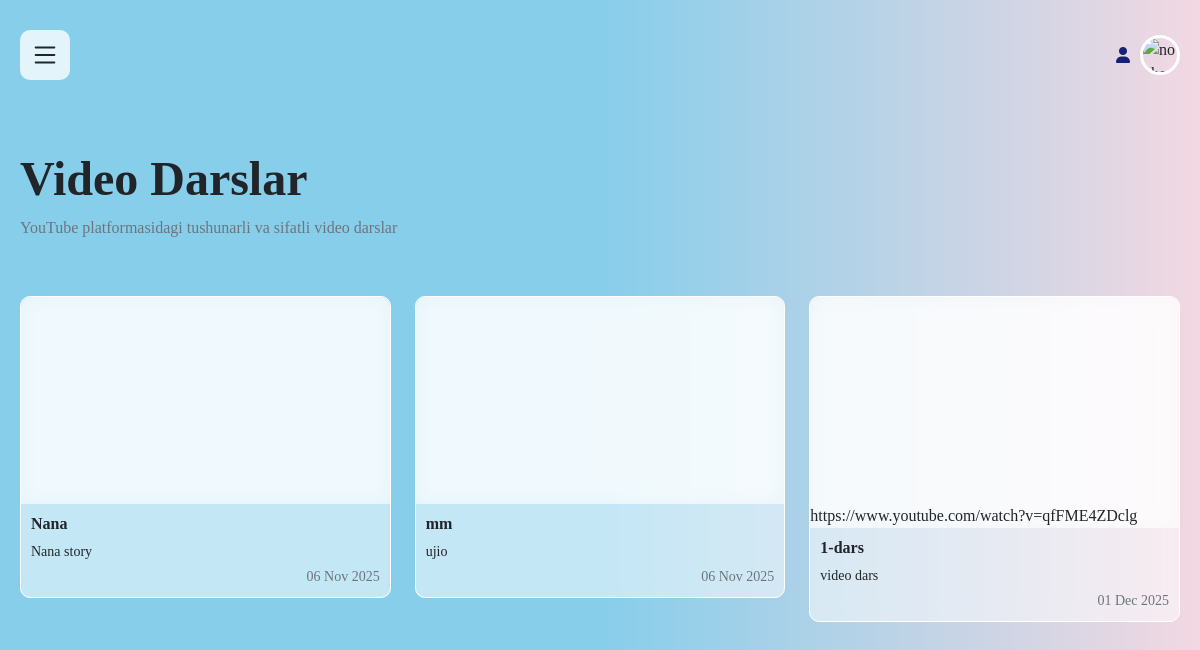
The app's page /videos/, older data.
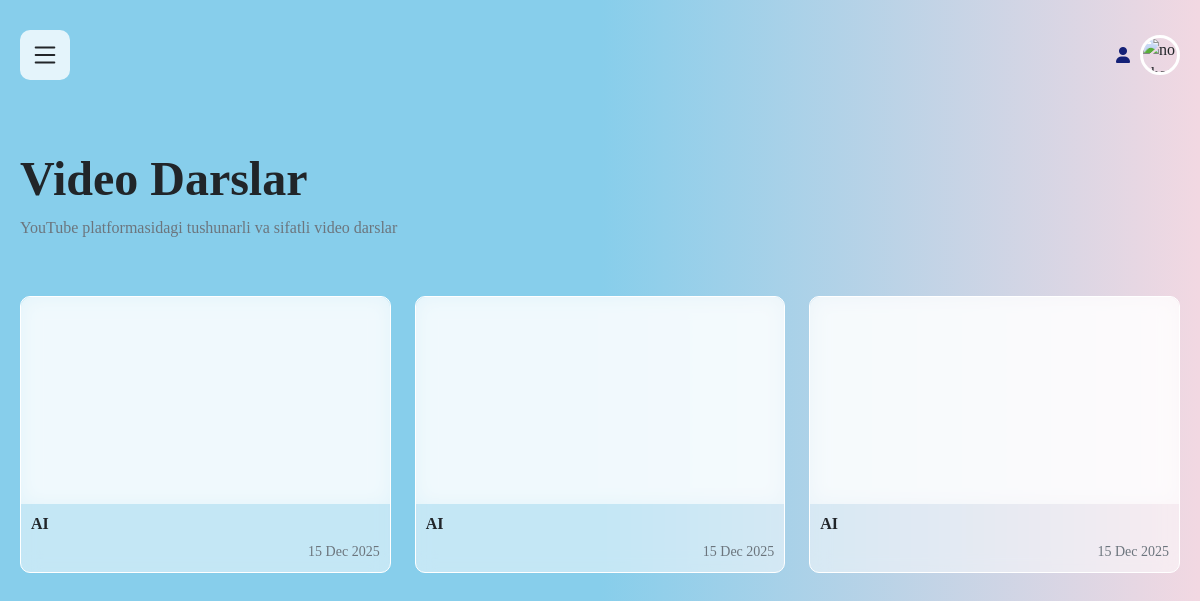
The same page, newer data.
### app1/models.py (models this page shows, shortened)
class VideoLesson(models.Model):
    title = models.CharField(max_length=255)
    iframe_code = models.TextField()  # YouTube iframe kodi
    description = models.TextField(blank=True, null=True)
    uploaded_at = models.DateTimeField(auto_now_add=True)
    subject = models.ForeignKey(
        Subject,
        on_delete=models.SET_NULL,  # yoki CASCADE
        null=True,
        blank=True,
        verbose_name="Fan"
    )

### app1/views.py (the view)
# urls.py: path('videos/', views.video_lessons, name='video_lessons'),
def video_lessons(request):
    videos = VideoLesson.objects.all()
    videos_count = videos.count()  # Sonini hisoblash
    return render(request, 'app1/video_lessons.html', {'videos': videos})

### templates/app1/video_lessons.html (shortened to what this page needs)
{% extends 'base.html' %} {% block content %}
<div class="video_container">
  <div class="video_header">
    <div>
      <h1 class="display-5 fw-bold">Video Darslar</h1>
      <p class="text-muted">
        YouTube platformasidagi tushunarli va sifatli video darslar
      </p>
    </div>
  </div>
  {% if videos %}
  <div class="row g-4">
    {% for video in videos %}
    <div class="col-md-6 col-lg-4">
      <div class="info_video">
        <div class="box_video">{{ video.iframe_code|safe }}</div>
        <div class="box_info_video">
          <h6>{{ video.title }}</h6>
          {% if video.description %}
          <p class="card-text text-truncate small mb-1">
            {{ video.description }}
          </p>
          {% endif %}
          <p class="text-muted small text-end mb-0">
            {{ video.uploaded_at|date:"d M Y" }}
          </p>
        </div>
      </div>
    </div>
    {% endfor %}
  </div>
  {% else %}
  <div class="alert alert-info">Hozircha video darslar mavjud emas.</div>
  {% endif %}
</div>
{% endblock %}

### templates/base.html (shortened to what this page needs)
<!DOCTYPE html>
<html lang="uz">
  <head>
    <link
      href="https://cdn.jsdelivr.net/npm/bootstrap@5.1.3/dist/css/bootstrap.min.css"
      rel="stylesheet"
    />
    <link
      href="https://cdnjs.cloudflare.com/ajax/libs/font-awesome/6.0.0/css/all.min.css"
      rel="stylesheet"
    />
  </head>
  <body>
    <section class="contaner_box">
      <section class="hed_main" id="hedMain">
        <header id="heaDer">
          <section class="section_header">
            <div class="logo">
              <svg
                xmlns="http://www.w3.org/2000/svg"
                width="16"
                height="16"
                fill="currentColor"
                viewBox="0 0 16 16"
                id="menu"
              >
                <path
                  fill-rule="evenodd"
                  d="M2.5 12a.5.5 0 0 1 .5-.5h10a.5.5 0 0 1 0 1H3a.5.5 0 0 1-.5-.5m0-4a.5.5 0 0 1 .5-.5h10a.5.5 0 0 1 0 1H3a.5.5 0 0 1-.5-.5m0-4a.5.5 0 0 1 .5-.5h10a.5.5 0 0 1 0 1H3a.5.5 0 0 1-.5-.5"
                />
              </svg>
            </div>
            <div class="profil_img" id="contanerList">
              <span><i class="fas fa-user"></i> {{ user.username }} </span>
              <img
                src="https://img.freepik.com/free-vector/smiling-young-man-illustration_1308-174669.jpg?semt=ais_hybrid&w=740&q=80"
                alt="no photo"
                id="loginBtn"
              />
            </div>
          </section>
        </header>
        <main>
          {% block content %}{% endblock %}
        </main>
      </section>
    </section>
  </body>
</html>

### templates/base.html (style rules this page uses)
* { padding: 0; margin: 0; font-family: "Times New Roman", Times, serif; box-sizing: border-box; }
body { min-height: 100vh; overflow-x: hidden; background: linear-gradient(to right, #87ceeb, #87ceeb, #f2d8e2); }
h6 { font-weight: bold; }
body h1 { font-weight: 1000; }
.contaner_box { display: flex; min-height: 100vh; width: 100%; position: relative; }
.hed_main { flex: 1; padding: 20px; transition: margin-left 0.5s ease; width: 100%; min-height: 100vh; }
header { width: 100%; height: auto; margin-bottom: 20px; }
.section_header { display: flex; justify-content: space-between; align-items: center; width: 100%; height: auto; padding: 10px 0; }
.logo { display: flex; align-items: center; }
.logo svg { width: 50px; height: 50px; cursor: pointer; backdrop-filter: blur(100px); background-color: rgba(255, 255, 255, 0.782); border-radius: 10px; padding: 10px; transition: all 0.5s ease; }
.profil_img { display: flex; align-items: center; gap: 10px; position: relative; z-index: 100; }
.profil_img img { width: 40px; height: 40px; border-radius: 50%; border: 3px solid white; transition: 0.3s ease; cursor: pointer; object-fit: cover; }
.profil_img span { display: flex; gap: 10px; align-items: center; text-decoration: none; border-radius: 10px; transition: 0.3s ease; color: rgb(20, 33, 119); font-size: 16px; font-weight: 500; }

### templates/app1/video_lessons.html (style rules this page uses)
.video_container { width: 100%; height: auto; }
.video_header { display: flex; justify-content: space-between; align-items: center; padding: 40px 0; }
.info_video { width: 100%; height: auto; backdrop-filter: blur(10px); background-color: rgba(255, 255, 255, 0.511); border-radius: 10px; border: 0.1px solid white; }
.box_video { width: 100%; height: auto; backdrop-filter: blur(10px); background-color: rgba(255, 255, 255, 0.511); border-radius: 10px 10px 0 0; }
.box_video::before { display: block; padding-top: var(--bs-aspect-ratio); content: ""; }
.box_video > * { position: absolute; top: 0; left: 0; width: 100%; height: 100%; border-radius: 10px 10px 0 0; }
.box_video { --bs-aspect-ratio: 56.25%; }
.box_info_video { padding: 10px; width: 100%; height: auto; }

Row changes from the older to the newer data that the page shows:
removed VideoLesson: title "Nana", description "Nana story", uploaded_at "06 Nov 2025"
removed VideoLesson: title "mm", description "ujio", uploaded_at "06 Nov 2025"
removed VideoLesson: iframe_code "https://www.youtube.com/watch?v=qfFME4ZDclg", title "1-dars", description "video dars", uploaded_at "01 Dec 2025"
added VideoLesson: title "AI", uploaded_at "15 Dec 2025"
added VideoLesson: title "AI", uploaded_at "15 Dec 2025"
added VideoLesson: title "AI", uploaded_at "15 Dec 2025"
